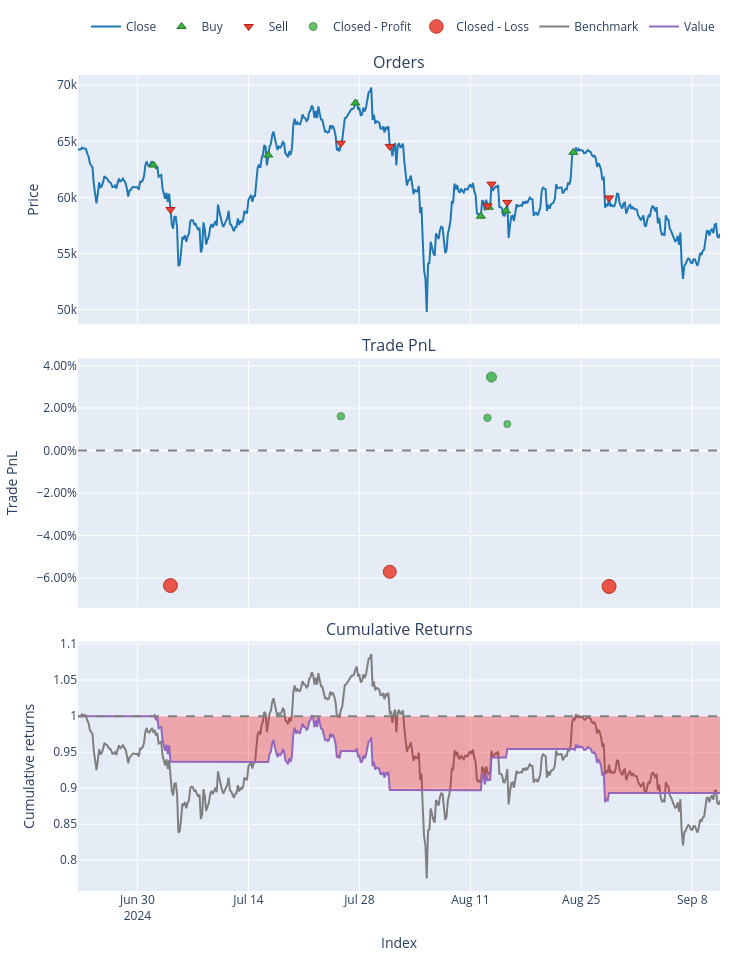
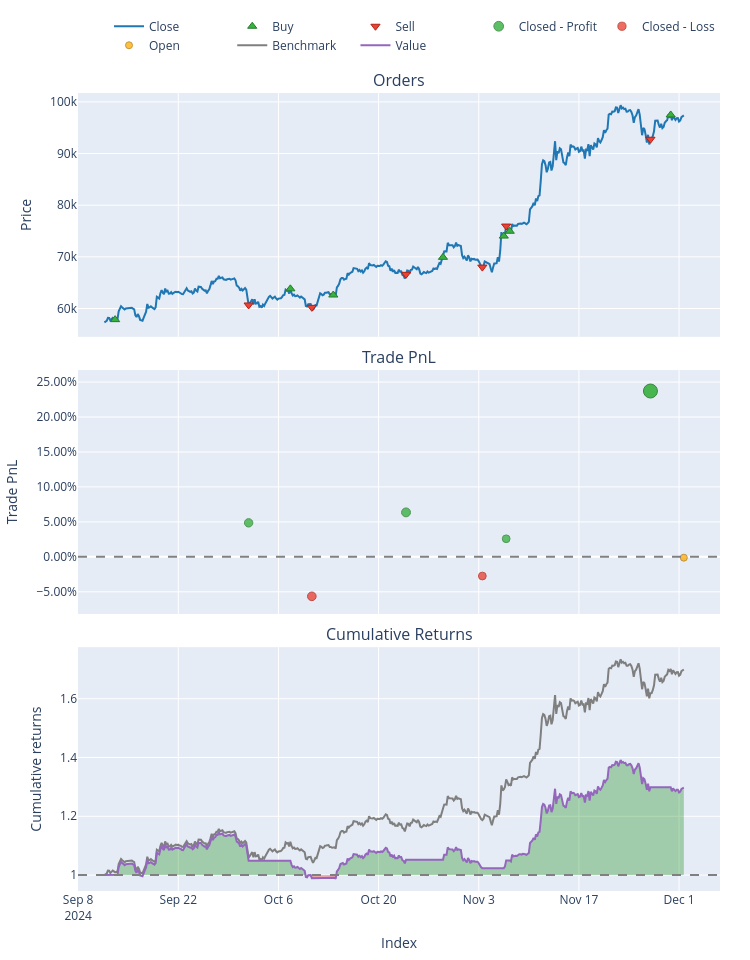
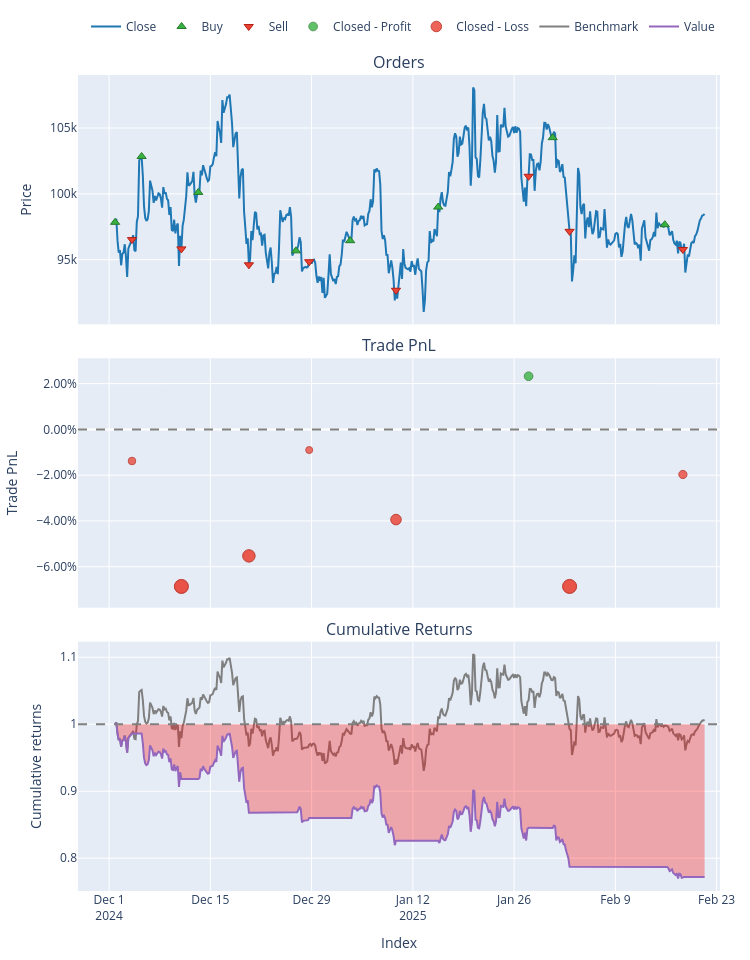

Notebook code cell kept with these figures, in order:
### Code cell
# THIRD CODE: Final Expanding Walk-Forward with VectorBT
# for a Regime Detection classification approach

# Step 1: Move to project root
%cd c:/Users/moham/OneDrive/ml_bot_trading

import warnings
warnings.filterwarnings("ignore")

import pandas as pd
import numpy as np
import MetaTrader5 as mt5
import vectorbt as vbt
import joblib

# Our modules
from data.data_loader import get_data_mt5
from features.feature_engineering import add_all_ta_features

# We'll define a simple regime detection labeling function here:
def create_labels_regime_detection(df, short_window=20, long_window=50):
    """
    Simple regime detection:
      +1 if short MA > long MA (up)
      -1 if short MA < long MA (down)
       0 otherwise (sideways)
    """
    df_copy = df.copy()
    
    df_copy["ma_short"] = df_copy["close"].rolling(short_window).mean()
    df_copy["ma_long"]  = df_copy["close"].rolling(long_window).mean()
    
    df_copy["regime_label"] = 0
    up_mask   = df_copy["ma_short"] > df_copy["ma_long"]
    down_mask = df_copy["ma_short"] < df_copy["ma_long"]
    
    df_copy.loc[up_mask, "regime_label"]   = 1
    df_copy.loc[down_mask, "regime_label"] = -1
    
    # drop rows where MAs are NaN
    df_copy.dropna(subset=["ma_short","ma_long"], inplace=True)
    
    return df_copy

# Sklearn
from sklearn.metrics import accuracy_score

###########################################################
# 1) DATA LOADING & FEATURE ENGINEERING
###########################################################
if not mt5.initialize():
    print("Failed to initialize MT5")
else:
    data = get_data_mt5(symbol="BTCUSD", timeframe=mt5.TIMEFRAME_H4, n_bars=2000)
    mt5.shutdown()

# 1.1 Add technical features
df = add_all_ta_features(data)

# 1.2 Create regime detection labels
df_lbl = create_labels_regime_detection(df, short_window=20, long_window=50)

# We'll treat 'regime_label' in {-1,0,+1} as a 3-class classification
X = df_lbl.drop(columns=["regime_label", "ma_short", "ma_long"])
y = df_lbl["regime_label"]

# SHIFT from [-1,0,+1] => [0,1,2] for scikit-learn classification
y_shifted = y + 1  # -1->0, 0->1, +1->2

###########################################################
# 2) DEFINING EXPANDING SPLITS
###########################################################
def expanding_walk_forward_splits(X, y, n_splits=3):
    """
    Creates expanding walk-forward folds. For each fold i:
      - Train: [0 : fold_i]
      - Test:  [fold_i : fold_{i+1}]
    The last fold extends to the end.
    """
    n = len(X)
    fold_size = n // (n_splits + 1)
    splits = []
    
    for i in range(n_splits):
        train_end = (i+1) * fold_size
        if i == n_splits - 1:
            test_end = n
        else:
            test_end = (i+2) * fold_size
            if test_end > n:
                test_end = n
        
        X_train_fold = X.iloc[:train_end]
        y_train_fold = y.iloc[:train_end]
        
        X_test_fold = X.iloc[train_end:test_end]
        y_test_fold = y.iloc[train_end:test_end]
        
        splits.append((X_train_fold, y_train_fold, X_test_fold, y_test_fold))
    return splits

folds = expanding_walk_forward_splits(X, y_shifted, n_splits=3)
print(f"Number of folds: {len(folds)}")

###########################################################
# 3) LOAD BEST PIPELINE & RUN EXPANDING WALK-FORWARD
###########################################################
# This pipeline was presumably tuned on SHIFTED classes [0,1,2].
best_pipeline = joblib.load("best_rf_pipeline.pkl")
print("Loaded best pipeline from 'best_rf_pipeline.pkl'")

fees = 0.0002  # 0.02% transaction cost per trade

fold_results = {}

for i, (X_train_fold, y_train_fold, X_test_fold, y_test_fold) in enumerate(folds, start=1):
    print(f"\n=== Fold {i} ===")
    print(f"Train size: {len(X_train_fold)}, Test size: {len(X_test_fold)}")
    
    # 3.1 Fit the pipeline on SHIFTED labels in this fold's train portion
    best_pipeline.fit(X_train_fold, y_train_fold)
    
    # 3.2 Predict SHIFTED labels on the test portion
    preds_shifted = best_pipeline.predict(X_test_fold)
    
    # 3.3 SHIFT back to [-1,0,+1]
    preds = preds_shifted - 1
    
    # Evaluate accuracy vs. unshifted test labels
    # The test labels are SHIFTED, so let's SHIFT them back
    y_test_fold_unshifted = y_test_fold - 1
    acc = accuracy_score(y_test_fold_unshifted, preds)
    print(f"Fold {i} Accuracy={acc:.2f}")
    
    # Convert predicted classes => signals
    # +1 => buy, -1 => sell, 0 => no position
    signals = preds
    
    # Vectorbt backtest on the test portion
    df_test_fold = df_lbl.loc[X_test_fold.index].copy()
    close_prices = df_test_fold["close"]
    
    if len(signals) < len(close_prices):
        # pad signals if needed
        signals = np.append(signals, [0]*(len(close_prices)-len(signals)))
    signals_s = pd.Series(signals, index=close_prices.index)
    
    pf = vbt.Portfolio.from_signals(
        close_prices,
        entries=signals_s > 0,
        exits=signals_s < 0,
        init_cash=10000,
        freq='4H',
        fees=fees
    )
    
    total_return = pf.total_return()
    sharpe_ratio = pf.sharpe_ratio()
    
    print(f"Fold {i} Return={total_return:.2f}%, Sharpe={sharpe_ratio:.2f}")
    print("\nVectorbt stats for Fold", i)
    print(pf.stats())
    
    # Optional: Plot
    fig = pf.plot()
    fig.show()
    
    # Store results
    fold_results[i] = {
        "Accuracy": acc,
        "TotalReturn": total_return,
        "Sharpe": sharpe_ratio
    }

###########################################################
# 4) PRINT FOLD RESULTS
###########################################################
for i, stats in fold_results.items():
    acc = stats["Accuracy"]
    ret = stats["TotalReturn"]
    sr = stats["Sharpe"]
    print(f"\nFold {i} => ACC={acc:.2f}, Return={ret:.2f}%, Sharpe={sr:.2f}")

### Figure 1 — Plotly figure (JSON) as saved in the notebook; plotly's stock layout.template omitted (floating-point values rounded to 4 significant figures; data arrays with more than 128 entries replaced by an {"elided": "..."} marker saying what was removed)
{"data": [{"legendgroup": "0", "line": {"color": "#1f77b4"}, "name": "Close", "showlegend": true, "type": "scatter", "uid": "42935bac-f971-4a81-9db9-fa7c4f7092bb", "x": {"elided": "487 str values"}, "xaxis": "x", "y": {"elided": "487 float values"}, "yaxis": "y"}, {"customdata": [[0, 0.159, 2.0], [2, 0.1468, 1.873], [4, 0.1391, 1.903], [6, 0.1538, 1.794], [8, 0.1541, 1.822], [10, 0.1603, 1.885], [12, 0.1491, 1.909]], "hovertemplate": "Order Id: %{customdata[0]}<br>Timestamp: %{x}<br>Price: %{y}<br>Size: %{customdata[1]:.6f}<br>Fees: %{customdata[2]:.6f}", "legendgroup": "1", "marker": {"color": "#37B13F", "line": {"color": "rgb(38,123,44)", "width": 1}, "size": 8, "symbol": "triangle-up"}, "mode": "markers", "name": "Buy", "type": "scatter", "uid": "0bcdc9f8-81a0-433a-8bd0-f99471946a7d", "x": ["2024-07-02T00:00:00", "2024-07-16T12:00:00", "2024-07-27T12:00:00", "2024-08-12T08:00:00", "2024-08-13T08:00:00", "2024-08-15T12:00:00", "2024-08-24T00:00:00"], "xaxis": "x", "y": [62880.0, 63780.0, 68420.0, 58320.0, 59110.0, 58800.0, 64020.0], "yaxis": "y"}, {"customdata": [[1, 0.159, 1.873], [3, 0.1468, 1.904], [5, 0.1391, 1.795], [7, 0.1538, 1.823], [9, 0.1541, 1.886], [11, 0.1603, 1.909], [13, 0.1491, 1.787]], "hovertemplate": "Order Id: %{customdata[0]}<br>Timestamp: %{x}<br>Price: %{y}<br>Size: %{customdata[1]:.6f}<br>Fees: %{customdata[2]:.6f}", "legendgroup": "2", "marker": {"color": "#EA4335", "line": {"color": "rgb(181,31,18)", "width": 1}, "size": 8, "symbol": "triangle-down"}, "mode": "markers", "name": "Sell", "type": "scatter", "uid": "75684cba-00dd-49f6-b8ba-8a29bb57d42a", "x": ["2024-07-04T04:00:00", "2024-07-25T16:00:00", "2024-07-31T20:00:00", "2024-08-13T04:00:00", "2024-08-13T16:00:00", "2024-08-15T16:00:00", "2024-08-28T12:00:00"], "xaxis": "x", "y": [58920.0, 64830.0, 64550.0, 59240.0, 61180.0, 59550.0, 59950.0], "yaxis": "y"}, {"customdata": [[1, 1, 150.9, 0.01612], [3, 3, 138.2, 0.0154], [4, 4, 315.0, 0.03458], [5, 5, 117.4, 0.01246]], "hovertemplate": "Exit Trade Id: %{customdata[0]}<br>Position Id: %{customdata[1]}<br>Exit Timestamp: %{x}<br>PnL: %{customdata[2]:.6f}<br>Return: %{customdata[3]:.2%}", "legendgroup": "3", "marker": {"color": "#37B13F", "line": {"color": "rgb(38,123,44)", "width": 1}, "opacity": [0.7607, 0.7586, 0.8145, 0.75], "size": [7.498, 7.4, 10.01, 7], "symbol": "circle"}, "mode": "markers", "name": "Closed - Profit", "type": "scatter", "uid": "f8771ebf-706f-4289-9733-d5d7cf4189e5", "x": ["2024-07-25T16:00:00", "2024-08-13T04:00:00", "2024-08-13T16:00:00", "2024-08-15T16:00:00"], "xaxis": "x2", "y": [0.01612, 0.0154, 0.03458, 0.01246], "yaxis": "y2"}, {"customdata": [[0, 0, -634.5, -0.06346], [2, 2, -542.2, -0.05699], [6, 6, -609.7, -0.06389]], "hovertemplate": "Exit Trade Id: %{customdata[0]}<br>Position Id: %{customdata[1]}<br>Exit Timestamp: %{x}<br>PnL: %{customdata[2]:.6f}<br>Return: %{customdata[3]:.2%}", "legendgroup": "4", "marker": {"color": "#EA4335", "line": {"color": "rgb(181,31,18)", "width": 1}, "opacity": [0.8987, 0.8799, 0.9], "size": [13.94, 13.06, 14], "symbol": "circle"}, "mode": "markers", "name": "Closed - Loss", "type": "scatter", "uid": "065c50b3-cf6e-45e7-98ff-162a63cddff1", "x": ["2024-07-04T04:00:00", "2024-07-31T20:00:00", "2024-08-28T12:00:00"], "xaxis": "x2", "y": [-0.06346, -0.05699, -0.06389], "yaxis": "y2"}, {"legendgroup": "5", "line": {"color": "#7f7f7f"}, "name": "Benchmark", "showlegend": true, "type": "scatter", "uid": "faf927e2-964e-4720-ba93-4d8191517db1", "x": {"elided": "487 str values"}, "xaxis": "x3", "y": {"elided": "487 float values"}, "yaxis": "y3"}, {"hoverinfo": "skip", "legendgroup": "6", "line": {"color": "rgba(0, 0, 0, 0)", "width": 0}, "opacity": 0, "showlegend": false, "type": "scatter", "uid": "c81f0938-2312-46c0-a882-202c135d2a0b", "x": {"elided": "487 str values"}, "xaxis": "x3", "y": {"elided": "487 int values"}, "yaxis": "y3"}, {"connectgaps": false, "fill": "tonexty", "fillcolor": "rgba(0, 128, 0, 0.3)", "hoverinfo": "skip", "legendgroup": "6", "line": {"color": "rgba(0, 0, 0, 0)", "width": 0}, "opacity": 0, "showlegend": false, "type": "scatter", "uid": "3bef29b5-4ad6-4745-b727-b75ea7269418", "x": {"elided": "487 str values"}, "xaxis": "x3", "y": {"elided": "487 float values"}, "yaxis": "y3"}, {"hoverinfo": "skip", "legendgroup": "6", "line": {"color": "rgba(0, 0, 0, 0)", "width": 0}, "opacity": 0, "showlegend": false, "type": "scatter", "uid": "dbb70acf-532c-4dbe-b02d-77065603e428", "x": {"elided": "487 str values"}, "xaxis": "x3", "y": {"elided": "487 int values"}, "yaxis": "y3"}, {"connectgaps": false, "fill": "tonexty", "fillcolor": "rgba(255, 0, 0, 0.3)", "hoverinfo": "skip", "legendgroup": "6", "line": {"color": "rgba(0, 0, 0, 0)", "width": 0}, "opacity": 0, "showlegend": false, "type": "scatter", "uid": "5e372f3e-b913-4f06-8c84-cb52193c5146", "x": {"elided": "487 str values"}, "xaxis": "x3", "y": {"elided": "487 float values"}, "yaxis": "y3"}, {"legendgroup": "7", "line": {"color": "#9467bd"}, "name": "Value", "showlegend": true, "type": "scatter", "uid": "5c9284c9-7939-4243-bcdc-54a0b8749f67", "x": {"elided": "487 str values"}, "xaxis": "x3", "y": {"elided": "487 float values"}, "yaxis": "y3"}, {"hoverinfo": "skip", "legendgroup": "6", "line": {"color": "rgba(0, 0, 0, 0)", "width": 0}, "opacity": 0, "showlegend": false, "type": "scatter", "uid": "5dac2e36-04b8-484c-90e7-8aba35f5daac", "x": {"elided": "487 str values"}, "xaxis": "x3", "y": {"elided": "487 int values"}, "yaxis": "y3"}], "layout": {"annotations": [{"font": {"size": 16}, "showarrow": false, "text": "Orders", "x": 0.5, "xanchor": "center", "xref": "paper", "y": 1, "yanchor": "bottom", "yref": "paper"}, {"font": {"size": 16}, "showarrow": false, "text": "Trade PnL", "x": 0.5, "xanchor": "center", "xref": "paper", "y": 0.6528, "yanchor": "bottom", "yref": "paper"}, {"font": {"size": 16}, "showarrow": false, "text": "Cumulative Returns", "x": 0.5, "xanchor": "center", "xref": "paper", "y": 0.3056, "yanchor": "bottom", "yref": "paper"}], "height": 960, "legend": {"orientation": "h", "traceorder": "normal", "x": 1, "xanchor": "right", "y": 1.042, "yanchor": "bottom"}, "margin": {"b": 30, "l": 30, "r": 30, "t": 30}, "shapes": [{"line": {"color": "gray", "dash": "dash"}, "type": "line", "x0": 0, "x1": 1, "xref": "paper", "y0": 0, "y1": 0, "yref": "y2"}, {"line": {"color": "gray", "dash": "dash"}, "type": "line", "x0": 0, "x1": 1, "xref": "paper", "y0": 1, "y1": 1, "yref": "y3"}], "showlegend": true, "width": 750, "xaxis": {"anchor": "y", "domain": [0, 1], "matches": "x3", "showticklabels": false}, "xaxis2": {"anchor": "y2", "domain": [0, 1], "matches": "x3", "showticklabels": false}, "xaxis3": {"anchor": "y3", "domain": [0, 1], "title": {"text": "Index"}}, "yaxis": {"anchor": "x", "domain": [0.6944, 1], "title": {"text": "Price"}}, "yaxis2": {"anchor": "x2", "domain": [0.3472, 0.6528], "tickformat": ".2%", "title": {"text": "Trade PnL"}}, "yaxis3": {"anchor": "x3", "domain": [0, 0.3056], "title": {"text": "Cumulative returns"}}}}

### Figure 2 — Plotly figure (JSON) as saved in the notebook; plotly's stock layout.template omitted (floating-point values rounded to 4 significant figures; data arrays with more than 128 entries replaced by an {"elided": "..."} marker saying what was removed)
{"data": [{"legendgroup": "0", "line": {"color": "#1f77b4"}, "name": "Close", "showlegend": true, "type": "scatter", "uid": "2b416c30-d8f5-4c04-9682-3734461fe365", "x": {"elided": "487 str values"}, "xaxis": "x", "y": {"elided": "487 float values"}, "yaxis": "y"}, {"customdata": [[0, 0.1729, 2.0], [2, 0.1643, 2.097], [4, 0.158, 1.978], [6, 0.1505, 2.104], [8, 0.1382, 2.046], [10, 0.14, 2.099], [12, 0.1332, 2.597]], "hovertemplate": "Order Id: %{customdata[0]}<br>Timestamp: %{x}<br>Price: %{y}<br>Size: %{customdata[1]:.6f}<br>Fees: %{customdata[2]:.6f}", "legendgroup": "1", "marker": {"color": "#37B13F", "line": {"color": "rgb(38,123,44)", "width": 1}, "size": 8, "symbol": "triangle-up"}, "mode": "markers", "name": "Buy", "type": "scatter", "uid": "9ec59d67-5dd6-4bd5-9c9e-e821047154c8", "x": ["2024-09-13T04:00:00", "2024-10-07T16:00:00", "2024-10-13T16:00:00", "2024-10-29T00:00:00", "2024-11-06T12:00:00", "2024-11-07T08:00:00", "2024-11-29T20:00:00"], "xaxis": "x", "y": [57840, 63800.0, 62610.0, 69900.0, 74020.0, 74960.0, 97480.0], "yaxis": "y"}, {"customdata": [[1, 0.1729, 2.098], [3, 0.1643, 1.979], [5, 0.158, 2.105], [7, 0.1505, 2.047], [9, 0.1382, 2.1], [11, 0.14, 2.598]], "hovertemplate": "Order Id: %{customdata[0]}<br>Timestamp: %{x}<br>Price: %{y}<br>Size: %{customdata[1]:.6f}<br>Fees: %{customdata[2]:.6f}", "legendgroup": "2", "marker": {"color": "#EA4335", "line": {"color": "rgb(181,31,18)", "width": 1}, "size": 8, "symbol": "triangle-down"}, "mode": "markers", "name": "Sell", "type": "scatter", "uid": "7a07148f-b205-4b2c-a9d5-3ab4ce49cbf0", "x": ["2024-10-01T20:00:00", "2024-10-10T16:00:00", "2024-10-23T20:00:00", "2024-11-03T12:00:00", "2024-11-06T20:00:00", "2024-11-27T00:00:00"], "xaxis": "x", "y": [60680.0, 60220.0, 66610.0, 68010.0, 75960.0, 92770.0], "yaxis": "y"}, {"customdata": [[0, 0, 486.3, 0.04864], [2, 2, 628.8, 0.06357], [4, 4, 264.5, 0.02585], [5, 5, 2490.0, 0.2372]], "hovertemplate": "Exit Trade Id: %{customdata[0]}<br>Position Id: %{customdata[1]}<br>Exit Timestamp: %{x}<br>PnL: %{customdata[2]:.6f}<br>Return: %{customdata[3]:.2%}", "legendgroup": "3", "marker": {"color": "#37B13F", "line": {"color": "rgb(38,123,44)", "width": 1}, "opacity": [0.7802, 0.7897, 0.7657, 0.9], "size": [8.408, 8.85, 7.731, 14], "symbol": "circle"}, "mode": "markers", "name": "Closed - Profit", "type": "scatter", "uid": "9536bfde-f6d4-49d9-8144-ed906d157d62", "x": ["2024-10-01T20:00:00", "2024-10-23T20:00:00", "2024-11-06T20:00:00", "2024-11-27T00:00:00"], "xaxis": "x2", "y": [0.04864, 0.06357, 0.02585, 0.2372], "yaxis": "y2"}, {"customdata": [[1, 1, -592.3, -0.05649], [3, 3, -288.8, -0.02745]], "hovertemplate": "Exit Trade Id: %{customdata[0]}<br>Position Id: %{customdata[1]}<br>Exit Timestamp: %{x}<br>PnL: %{customdata[2]:.6f}<br>Return: %{customdata[3]:.2%}", "legendgroup": "4", "marker": {"color": "#EA4335", "line": {"color": "rgb(181,31,18)", "width": 1}, "opacity": [0.7852, 0.7667], "size": [8.64, 7.779], "symbol": "circle"}, "mode": "markers", "name": "Closed - Loss", "type": "scatter", "uid": "81888b3b-0d40-4a9a-b1a4-fd83e1c9ee6b", "x": ["2024-10-10T16:00:00", "2024-11-03T12:00:00"], "xaxis": "x2", "y": [-0.05649, -0.02745], "yaxis": "y2"}, {"customdata": [[6, 6, -15.38, -0.001185]], "hovertemplate": "Exit Trade Id: %{customdata[0]}<br>Position Id: %{customdata[1]}<br>Exit Timestamp: %{x}<br>PnL: %{customdata[2]:.6f}<br>Return: %{customdata[3]:.2%}", "legendgroup": "5", "marker": {"color": "#FFAA00", "line": {"color": "rgb(178,118,0)", "width": 1}, "opacity": [0.75], "size": [7], "symbol": "circle"}, "mode": "markers", "name": "Open", "type": "scatter", "uid": "2b26b3dc-fb50-4cad-9f11-7d7f238555e6", "x": ["2024-12-01T16:00:00"], "xaxis": "x2", "y": [-0.001185], "yaxis": "y2"}, {"legendgroup": "6", "line": {"color": "#7f7f7f"}, "name": "Benchmark", "showlegend": true, "type": "scatter", "uid": "65d886b6-5b2c-4bee-8d8c-06b655486a4b", "x": {"elided": "487 str values"}, "xaxis": "x3", "y": {"elided": "487 float values"}, "yaxis": "y3"}, {"hoverinfo": "skip", "legendgroup": "7", "line": {"color": "rgba(0, 0, 0, 0)", "width": 0}, "opacity": 0, "showlegend": false, "type": "scatter", "uid": "49e9af99-2651-40ec-8408-2c6bb64756bb", "x": {"elided": "487 str values"}, "xaxis": "x3", "y": {"elided": "487 int values"}, "yaxis": "y3"}, {"connectgaps": false, "fill": "tonexty", "fillcolor": "rgba(0, 128, 0, 0.3)", "hoverinfo": "skip", "legendgroup": "7", "line": {"color": "rgba(0, 0, 0, 0)", "width": 0}, "opacity": 0, "showlegend": false, "type": "scatter", "uid": "24a7cb1f-60ce-4b66-9dbf-28e12e9ad8dd", "x": {"elided": "487 str values"}, "xaxis": "x3", "y": {"elided": "487 float values"}, "yaxis": "y3"}, {"hoverinfo": "skip", "legendgroup": "7", "line": {"color": "rgba(0, 0, 0, 0)", "width": 0}, "opacity": 0, "showlegend": false, "type": "scatter", "uid": "1a9504d7-ca1a-4307-8d0d-d737dc0e9241", "x": {"elided": "487 str values"}, "xaxis": "x3", "y": {"elided": "487 int values"}, "yaxis": "y3"}, {"connectgaps": false, "fill": "tonexty", "fillcolor": "rgba(255, 0, 0, 0.3)", "hoverinfo": "skip", "legendgroup": "7", "line": {"color": "rgba(0, 0, 0, 0)", "width": 0}, "opacity": 0, "showlegend": false, "type": "scatter", "uid": "0e68b0db-1de2-4411-8259-cae8a4d814be", "x": {"elided": "487 str values"}, "xaxis": "x3", "y": {"elided": "487 float values"}, "yaxis": "y3"}, {"legendgroup": "8", "line": {"color": "#9467bd"}, "name": "Value", "showlegend": true, "type": "scatter", "uid": "270cb562-6dbe-4681-b51e-8b632a61d0e3", "x": {"elided": "487 str values"}, "xaxis": "x3", "y": {"elided": "487 float values"}, "yaxis": "y3"}, {"hoverinfo": "skip", "legendgroup": "7", "line": {"color": "rgba(0, 0, 0, 0)", "width": 0}, "opacity": 0, "showlegend": false, "type": "scatter", "uid": "7642c767-2f79-425d-8648-ba61df58c643", "x": {"elided": "487 str values"}, "xaxis": "x3", "y": {"elided": "487 int values"}, "yaxis": "y3"}], "layout": {"annotations": [{"font": {"size": 16}, "showarrow": false, "text": "Orders", "x": 0.5, "xanchor": "center", "xref": "paper", "y": 1, "yanchor": "bottom", "yref": "paper"}, {"font": {"size": 16}, "showarrow": false, "text": "Trade PnL", "x": 0.5, "xanchor": "center", "xref": "paper", "y": 0.6528, "yanchor": "bottom", "yref": "paper"}, {"font": {"size": 16}, "showarrow": false, "text": "Cumulative Returns", "x": 0.5, "xanchor": "center", "xref": "paper", "y": 0.3056, "yanchor": "bottom", "yref": "paper"}], "height": 960, "legend": {"orientation": "h", "traceorder": "normal", "x": 1, "xanchor": "right", "y": 1.042, "yanchor": "bottom"}, "margin": {"b": 30, "l": 30, "r": 30, "t": 30}, "shapes": [{"line": {"color": "gray", "dash": "dash"}, "type": "line", "x0": 0, "x1": 1, "xref": "paper", "y0": 0, "y1": 0, "yref": "y2"}, {"line": {"color": "gray", "dash": "dash"}, "type": "line", "x0": 0, "x1": 1, "xref": "paper", "y0": 1, "y1": 1, "yref": "y3"}], "showlegend": true, "width": 750, "xaxis": {"anchor": "y", "domain": [0, 1], "matches": "x3", "showticklabels": false}, "xaxis2": {"anchor": "y2", "domain": [0, 1], "matches": "x3", "showticklabels": false}, "xaxis3": {"anchor": "y3", "domain": [0, 1], "title": {"text": "Index"}}, "yaxis": {"anchor": "x", "domain": [0.6944, 1], "title": {"text": "Price"}}, "yaxis2": {"anchor": "x2", "domain": [0.3472, 0.6528], "tickformat": ".2%", "title": {"text": "Trade PnL"}}, "yaxis3": {"anchor": "x3", "domain": [0, 0.3056], "title": {"text": "Cumulative returns"}}}}

### Figure 3 — Plotly figure (JSON) as saved in the notebook; plotly's stock layout.template omitted (floating-point values rounded to 4 significant figures; data arrays with more than 128 entries replaced by an {"elided": "..."} marker saying what was removed)
{"data": [{"legendgroup": "0", "line": {"color": "#1f77b4"}, "name": "Close", "showlegend": true, "type": "scatter", "uid": "091650ce-4f71-491a-96b5-217ca74b8be9", "x": {"elided": "490 str values"}, "xaxis": "x", "y": {"elided": "490 float values"}, "yaxis": "y"}, {"customdata": [[0, 0.1022, 2.0], [2, 0.09588, 1.972], [4, 0.09174, 1.837], [6, 0.09069, 1.735], [8, 0.08915, 1.72], [10, 0.08343, 1.652], [12, 0.08105, 1.69], [14, 0.0806, 1.574]], "hovertemplate": "Order Id: %{customdata[0]}<br>Timestamp: %{x}<br>Price: %{y}<br>Size: %{customdata[1]:.6f}<br>Fees: %{customdata[2]:.6f}", "legendgroup": "1", "marker": {"color": "#37B13F", "line": {"color": "rgb(38,123,44)", "width": 1}, "size": 8, "symbol": "triangle-up"}, "mode": "markers", "name": "Buy", "type": "scatter", "uid": "6799b29f-66ad-477b-86ed-892ed9bf758b", "x": ["2024-12-01T20:00:00", "2024-12-05T12:00:00", "2024-12-13T08:00:00", "2024-12-26T20:00:00", "2025-01-03T08:00:00", "2025-01-15T12:00:00", "2025-01-31T08:00:00", "2025-02-15T20:00:00"], "xaxis": "x", "y": [97840.0, 102800.0, 100100.0, 95670.0, 96450.0, 99000.0, 104300.0, 97660.0], "yaxis": "y"}, {"customdata": [[1, 0.1022, 1.973], [3, 0.09588, 1.837], [5, 0.09174, 1.736], [7, 0.09069, 1.72], [9, 0.08915, 1.653], [11, 0.08343, 1.691], [13, 0.08105, 1.575], [15, 0.0806, 1.544]], "hovertemplate": "Order Id: %{customdata[0]}<br>Timestamp: %{x}<br>Price: %{y}<br>Size: %{customdata[1]:.6f}<br>Fees: %{customdata[2]:.6f}", "legendgroup": "2", "marker": {"color": "#EA4335", "line": {"color": "rgb(181,31,18)", "width": 1}, "size": 8, "symbol": "triangle-down"}, "mode": "markers", "name": "Sell", "type": "scatter", "uid": "5a9afc36-87fb-4a31-a3db-43cf95cd4959", "x": ["2024-12-04T04:00:00", "2024-12-11T00:00:00", "2024-12-20T08:00:00", "2024-12-28T16:00:00", "2025-01-09T16:00:00", "2025-01-28T00:00:00", "2025-02-02T16:00:00", "2025-02-18T08:00:00"], "xaxis": "x", "y": [96530.0, 95820.0, 94620.0, 94850.0, 92680.0, 101300.0, 97160.0, 95780.0], "yaxis": "y"}, {"customdata": [[5, 5, 191.9, 0.02324]], "hovertemplate": "Exit Trade Id: %{customdata[0]}<br>Position Id: %{customdata[1]}<br>Exit Timestamp: %{x}<br>PnL: %{customdata[2]:.6f}<br>Return: %{customdata[3]:.2%}", "legendgroup": "3", "marker": {"color": "#37B13F", "line": {"color": "rgb(38,123,44)", "width": 1}, "opacity": [0.7858], "size": [8.671], "symbol": "circle"}, "mode": "markers", "name": "Closed - Profit", "type": "scatter", "uid": "20148645-aaad-4460-b583-c51ba0b2b704", "x": ["2025-01-28T00:00:00"], "xaxis": "x2", "y": [0.02324], "yaxis": "y2"}, {"customdata": [[0, 0, -137.9, -0.0138], [1, 1, -676.5, -0.06861], [2, 2, -507.6, -0.05527], [3, 3, -78.18, -0.009011], [4, 4, -338.8, -0.0394], [6, 6, -579.8, -0.06861], [7, 7, -155.0, -0.0197]], "hovertemplate": "Exit Trade Id: %{customdata[0]}<br>Position Id: %{customdata[1]}<br>Exit Timestamp: %{x}<br>PnL: %{customdata[2]:.6f}<br>Return: %{customdata[3]:.2%}", "legendgroup": "4", "marker": {"color": "#EA4335", "line": {"color": "rgb(181,31,18)", "width": 1}, "opacity": [0.762, 0.9, 0.8664, 0.75, 0.8265, 0.9, 0.7769], "size": [7.562, 14, 12.43, 7, 10.57, 14.0, 8.255], "symbol": "circle"}, "mode": "markers", "name": "Closed - Loss", "type": "scatter", "uid": "93410784-f1a6-44ed-9f92-8828b423c64e", "x": ["2024-12-04T04:00:00", "2024-12-11T00:00:00", "2024-12-20T08:00:00", "2024-12-28T16:00:00", "2025-01-09T16:00:00", "2025-02-02T16:00:00", "2025-02-18T08:00:00"], "xaxis": "x2", "y": [-0.0138, -0.06861, -0.05527, -0.009011, -0.0394, -0.06861, -0.0197], "yaxis": "y2"}, {"legendgroup": "5", "line": {"color": "#7f7f7f"}, "name": "Benchmark", "showlegend": true, "type": "scatter", "uid": "ce1ae61a-fb02-4350-abb7-624b42b4fd31", "x": {"elided": "490 str values"}, "xaxis": "x3", "y": {"elided": "490 float values"}, "yaxis": "y3"}, {"hoverinfo": "skip", "legendgroup": "6", "line": {"color": "rgba(0, 0, 0, 0)", "width": 0}, "opacity": 0, "showlegend": false, "type": "scatter", "uid": "0f6c77d8-e8ea-4b2a-ba28-d3da420494c6", "x": {"elided": "490 str values"}, "xaxis": "x3", "y": {"elided": "490 int values"}, "yaxis": "y3"}, {"connectgaps": false, "fill": "tonexty", "fillcolor": "rgba(0, 128, 0, 0.3)", "hoverinfo": "skip", "legendgroup": "6", "line": {"color": "rgba(0, 0, 0, 0)", "width": 0}, "opacity": 0, "showlegend": false, "type": "scatter", "uid": "53f0d9b8-9191-4c32-8b6b-a20af02e2f0c", "x": {"elided": "490 str values"}, "xaxis": "x3", "y": {"elided": "490 float values"}, "yaxis": "y3"}, {"hoverinfo": "skip", "legendgroup": "6", "line": {"color": "rgba(0, 0, 0, 0)", "width": 0}, "opacity": 0, "showlegend": false, "type": "scatter", "uid": "b7c0992f-ab55-4d51-83bc-1a884f0edda1", "x": {"elided": "490 str values"}, "xaxis": "x3", "y": {"elided": "490 int values"}, "yaxis": "y3"}, {"connectgaps": false, "fill": "tonexty", "fillcolor": "rgba(255, 0, 0, 0.3)", "hoverinfo": "skip", "legendgroup": "6", "line": {"color": "rgba(0, 0, 0, 0)", "width": 0}, "opacity": 0, "showlegend": false, "type": "scatter", "uid": "28815e0a-a833-4eb0-8012-0bb1b538d5cd", "x": {"elided": "490 str values"}, "xaxis": "x3", "y": {"elided": "490 float values"}, "yaxis": "y3"}, {"legendgroup": "7", "line": {"color": "#9467bd"}, "name": "Value", "showlegend": true, "type": "scatter", "uid": "f1e48bfd-5047-4f8a-a07f-51d7c3a758a0", "x": {"elided": "490 str values"}, "xaxis": "x3", "y": {"elided": "490 float values"}, "yaxis": "y3"}, {"hoverinfo": "skip", "legendgroup": "6", "line": {"color": "rgba(0, 0, 0, 0)", "width": 0}, "opacity": 0, "showlegend": false, "type": "scatter", "uid": "be0a02ca-744c-441f-8d4b-57040705f2ab", "x": {"elided": "490 str values"}, "xaxis": "x3", "y": {"elided": "490 int values"}, "yaxis": "y3"}], "layout": {"annotations": [{"font": {"size": 16}, "showarrow": false, "text": "Orders", "x": 0.5, "xanchor": "center", "xref": "paper", "y": 1, "yanchor": "bottom", "yref": "paper"}, {"font": {"size": 16}, "showarrow": false, "text": "Trade PnL", "x": 0.5, "xanchor": "center", "xref": "paper", "y": 0.6528, "yanchor": "bottom", "yref": "paper"}, {"font": {"size": 16}, "showarrow": false, "text": "Cumulative Returns", "x": 0.5, "xanchor": "center", "xref": "paper", "y": 0.3056, "yanchor": "bottom", "yref": "paper"}], "height": 960, "legend": {"orientation": "h", "traceorder": "normal", "x": 1, "xanchor": "right", "y": 1.042, "yanchor": "bottom"}, "margin": {"b": 30, "l": 30, "r": 30, "t": 30}, "shapes": [{"line": {"color": "gray", "dash": "dash"}, "type": "line", "x0": 0, "x1": 1, "xref": "paper", "y0": 0, "y1": 0, "yref": "y2"}, {"line": {"color": "gray", "dash": "dash"}, "type": "line", "x0": 0, "x1": 1, "xref": "paper", "y0": 1, "y1": 1, "yref": "y3"}], "showlegend": true, "width": 750, "xaxis": {"anchor": "y", "domain": [0, 1], "matches": "x3", "showticklabels": false}, "xaxis2": {"anchor": "y2", "domain": [0, 1], "matches": "x3", "showticklabels": false}, "xaxis3": {"anchor": "y3", "domain": [0, 1], "title": {"text": "Index"}}, "yaxis": {"anchor": "x", "domain": [0.6944, 1], "title": {"text": "Price"}}, "yaxis2": {"anchor": "x2", "domain": [0.3472, 0.6528], "tickformat": ".2%", "title": {"text": "Trade PnL"}}, "yaxis3": {"anchor": "x3", "domain": [0, 0.3056], "title": {"text": "Cumulative returns"}}}}
